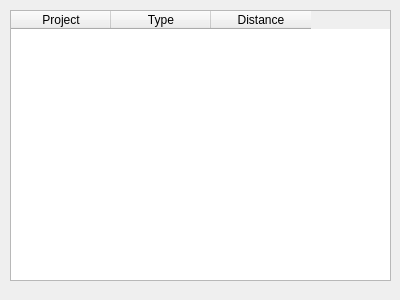
<?xml version="1.0" encoding="UTF-8"?>
<ui version="4.0">
 <class>DlgImpacts</class>
 <widget class="QDialog" name="DlgImpacts">
  <property name="geometry">
   <rect>
    <x>0</x>
    <y>0</y>
    <width>400</width>
    <height>300</height>
   </rect>
  </property>
  <property name="windowTitle">
   <string>Impacts Table</string>
  </property>
  <widget class="QTableWidget" name="tblImpacts">
   <property name="geometry">
    <rect>
     <x>10</x>
     <y>10</y>
     <width>381</width>
     <height>271</height>
    </rect>
   </property>
   <property name="alternatingRowColors">
    <bool>true</bool>
   </property>
   <column>
    <property name="text">
     <string>Project</string>
    </property>
   </column>
   <column>
    <property name="text">
     <string>Type</string>
    </property>
   </column>
   <column>
    <property name="text">
     <string>Distance</string>
    </property>
   </column>
  </widget>
 </widget>
 <resources/>
 <connections/>
</ui>
